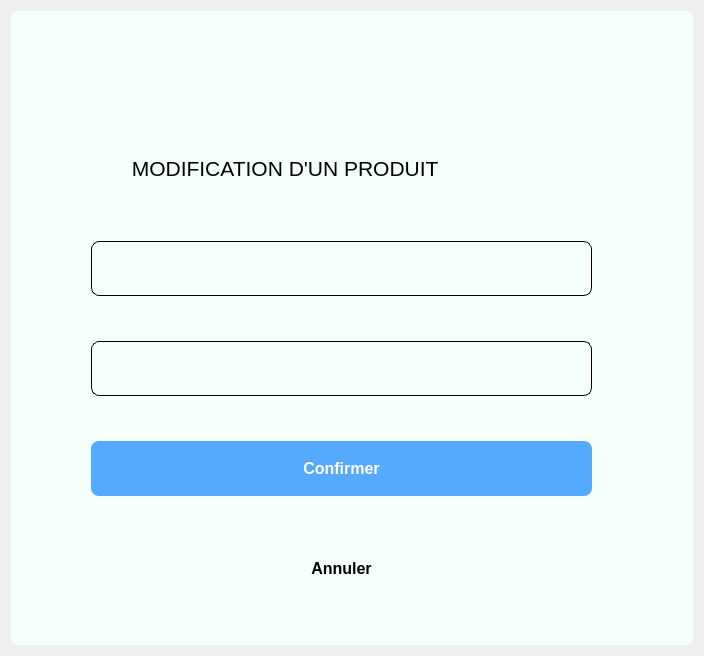
<?xml version="1.0" encoding="UTF-8"?>
<ui version="4.0">
 <class>modif_produit</class>
 <widget class="QDialog" name="modif_produit">
  <property name="geometry">
   <rect>
    <x>0</x>
    <y>0</y>
    <width>704</width>
    <height>656</height>
   </rect>
  </property>
  <property name="windowTitle">
   <string>MODIFICATION D'UN PRODUIT</string>
  </property>
  <property name="windowIcon">
   <iconset resource="Assets.qrc">
    <normaloff>:/assets/box_edit_FILL0_wght400_GRAD0_opsz24.png</normaloff>:/assets/box_edit_FILL0_wght400_GRAD0_opsz24.png</iconset>
  </property>
  <layout class="QGridLayout" name="gridLayout">
   <item row="0" column="0">
    <widget class="QGroupBox" name="groupBox">
     <property name="styleSheet">
      <string notr="true">border-radius:8px;
background-color:#f5fff9;
color: rgb(0, 0, 0);</string>
     </property>
     <property name="title">
      <string/>
     </property>
     <widget class="QLineEdit" name="designEdit">
      <property name="geometry">
       <rect>
        <x>80</x>
        <y>230</y>
        <width>501</width>
        <height>55</height>
       </rect>
      </property>
      <property name="font">
       <font>
        <pointsize>12</pointsize>
       </font>
      </property>
      <property name="styleSheet">
       <string notr="true">border-radius: 8px;
border: 1px solid black;
color: rgb(0, 0, 0);</string>
      </property>
     </widget>
     <widget class="QLineEdit" name="stockEdit">
      <property name="geometry">
       <rect>
        <x>80</x>
        <y>330</y>
        <width>501</width>
        <height>55</height>
       </rect>
      </property>
      <property name="font">
       <font>
        <pointsize>12</pointsize>
       </font>
      </property>
      <property name="styleSheet">
       <string notr="true">border-radius: 8px;
border: 1px solid black;
color: rgb(0, 0, 0);</string>
      </property>
      <property name="placeholderText">
       <string/>
      </property>
     </widget>
     <widget class="QPushButton" name="confirmbtn">
      <property name="geometry">
       <rect>
        <x>80</x>
        <y>430</y>
        <width>501</width>
        <height>55</height>
       </rect>
      </property>
      <property name="font">
       <font>
        <pointsize>12</pointsize>
        <weight>75</weight>
        <bold>true</bold>
       </font>
      </property>
      <property name="styleSheet">
       <string notr="true">QPushButton {
	background-color: rgb(85, 170, 255);
	border-radius:8px;
	color: rgb(255, 255, 255);
}
:hover{
	
	color: rgb(0, 0, 0);
	background-color: rgb(0, 85, 255);
}</string>
      </property>
      <property name="text">
       <string>Confirmer</string>
      </property>
     </widget>
     <widget class="QPushButton" name="cancelbtn">
      <property name="geometry">
       <rect>
        <x>80</x>
        <y>530</y>
        <width>501</width>
        <height>55</height>
       </rect>
      </property>
      <property name="font">
       <font>
        <pointsize>12</pointsize>
        <weight>75</weight>
        <bold>true</bold>
       </font>
      </property>
      <property name="text">
       <string>Annuler</string>
      </property>
     </widget>
     <widget class="QLabel" name="label">
      <property name="geometry">
       <rect>
        <x>80</x>
        <y>130</y>
        <width>501</width>
        <height>55</height>
       </rect>
      </property>
      <property name="font">
       <font>
        <pointsize>16</pointsize>
       </font>
      </property>
      <property name="text">
       <string>       MODIFICATION D'UN PRODUIT</string>
      </property>
     </widget>
    </widget>
   </item>
  </layout>
 </widget>
 <resources>
  <include location="Assets.qrc"/>
 </resources>
 <connections/>
</ui>
